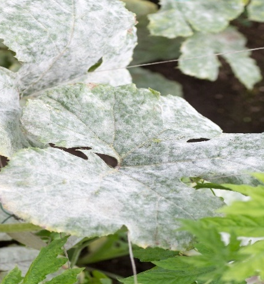
#> input picture Pet_Disease-BE/upload/3.PNG, 264 x 284 px, found by its file name
$ jupyter execute Test.ipynb
#> lines starting #> are read from the running program, lines starting #| are printed output that depends on the picture; after the words box and inside, x2 and y2 are one past the last pixel; in counts of white or black regions, pixels touching at a corner belong together
[cell 1]
import numpy as np
import cv2
import sys

[cell 2]
def ProcessImage(filename,ProcessingFactor):
    OriginalImage = cv2.imread(filename)
    b = OriginalImage[:, :, 0]
    g = OriginalImage[:, :, 1]
    r = OriginalImage[:, :, 2]
    Disease = r - g
    global Alpha
    Alpha = b
    GetAlpha(OriginalImage)
    for i in range(0, OriginalImage.shape[0]):
        for j in range(0, OriginalImage.shape[1]):
            if int(g[i, j]) > ProcessingFactor:
                Disease[i, j] = 255
    DiseasePercentage = DisplayDiseasePercentage(Disease,ProcessingFactor)
    return DiseasePercentage

def CountWhiteDots(filename):
    OriginalImage = cv2.imread(filename)
    blue = OriginalImage[:, :, 0]
    thresh = cv2.threshold(blue,210,255, cv2.THRESH_BINARY)[1]
    cnts = cv2.findContours(thresh, cv2.RETR_EXTERNAL, cv2.CHAIN_APPROX_SIMPLE)
    cnts = cnts[0] if len(cnts) == 2 else cnts[1]
    min_area = 0
    white_dots = []
    for c in cnts:
        area = cv2.contourArea(c)
        if area > min_area:
            cv2.drawContours(OriginalImage, [c], -1, (220, 20, 60), 2)
            white_dots.append(c)

    return len(white_dots)

def CountYellowDots(filename):
    OriginalImage = cv2.imread(filename)
    g = cv2.cvtColor(OriginalImage, cv2.COLOR_BGR2HSV)
    lower_yellow = np.array([25,150,50], dtype="uint8")
    upper_yellow = np.array([35,255,255], dtype="uint8")
    mask = cv2.inRange(OriginalImage, lower_yellow, upper_yellow)
    cnts = cv2.findContours(mask, cv2.RETR_EXTERNAL, cv2.CHAIN_APPROX_SIMPLE)
    cnts = cnts[0] if len(cnts) == 2 else cnts[1]
    yellow_dots = []
    for c in cnts:
        x,y,w,h = cv2.boundingRect(c)
        cv2.rectangle(OriginalImage, (x, y), (x + w, y + h), (36,255,12), 2)
        yellow_dots.append(c)

    return len(yellow_dots)

def GetAlpha(OriginalImage):
    global Alpha
    for i in range(0, OriginalImage.shape[0]):
        for j in range(0, OriginalImage.shape[1]):
            if OriginalImage[i, j, 0] > 200 and OriginalImage[i, j, 1] > 200 and OriginalImage[i, j, 2] > 200:
                Alpha[i, j] = 255
            else:
                Alpha[i, j] = 0


def DisplayDiseasePercentage(Disease,ProcessingFactor):
    Count = 0
    Res = 0
    for i in range(0, Disease.shape[0]):
        for j in range(0, Disease.shape[1]):
            if Alpha[i, j] == 0:
                Res += 1
            if Disease[i, j] < ProcessingFactor:
                Count += 1
    Percent = (Count / Res) * 100
    DiseasePercent =  str(round(Percent, 2))
    return DiseasePercent


def detectionOutput(filename,ProcessingFactor):
    DiseasePercentage = ProcessImage(filename, ProcessingFactor)
#> in ProcessImage, OriginalImage is the input picture: shape (284, 264, 3); mean B, G, R 151.9, 172.9, 165.1
#> in ProcessImage, `b = OriginalImage[:, :, 0]`:
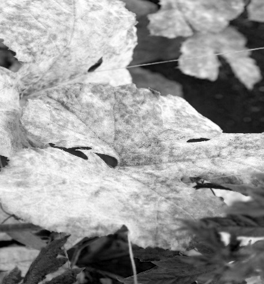
#> b: shape (284, 264); min 0, max 255, mean 151.9
#> in ProcessImage, `g = OriginalImage[:, :, 1]`:
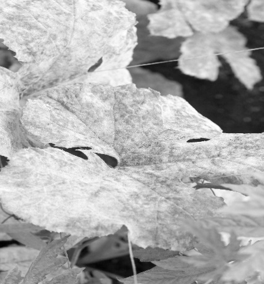
#> g: shape (284, 264); min 1, max 255, mean 172.9
#> in ProcessImage, `r = OriginalImage[:, :, 2]`:
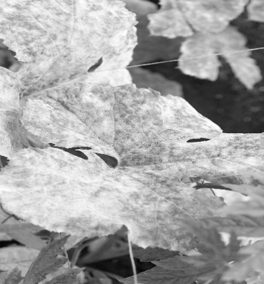
#> r: shape (284, 264); min 1, max 255, mean 165.1
#> after the loop in GetAlpha, `for i in range(0, OriginalImage.shape[0]):`:
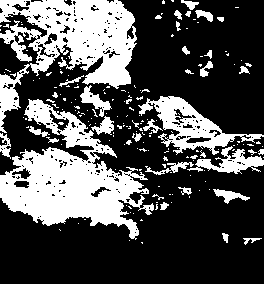
#> Alpha: shape (284, 264); 31.5% white; 185 white regions (149 under 20 px), largest, box (x1, y1, x2, y2) and area: (0, 99, 154, 240) 9266, (0, 0, 137, 133) 8073, (138, 96, 264, 155) 2400
#> in ProcessImage, `GetAlpha(OriginalImage)`:
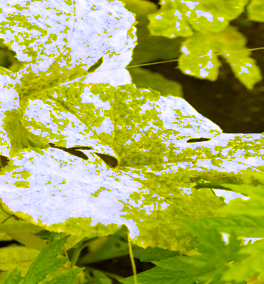
#> OriginalImage: shape (284, 264, 3); mean B, G, R 80.3, 172.9, 165.1
#> after the loop in ProcessImage, `for i in range(0, OriginalImage.shape[0]):`:
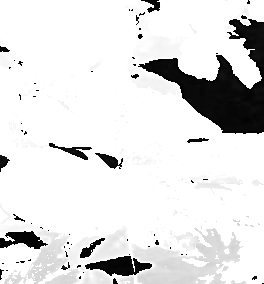
#> Disease: shape (284, 264); min 0, max 255, mean 225.2
#> in ProcessImage, `DiseasePercentage = DisplayDiseasePercentage(Disease,ProcessingFactor)`: DiseasePercentage = '15.76'
#> DiseasePercentage = '15.76'
    WhiteDotsCount = CountWhiteDots(filename)
#> in CountWhiteDots, `thresh = cv2.threshold(blue,210,255, cv2.THRESH_BINARY)[1]`:
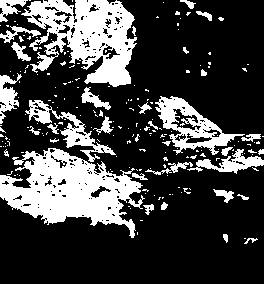
#> thresh: shape (284, 264); 25.9% white; 204 white regions (170 under 20 px)
#> in CountWhiteDots, `cnts = cv2.findContours(thresh, cv2.RETR_EXTERNAL, cv2.CHAIN_APPROX_SI..`: cnts = 201 contours, 177 with area under 20; largest, box (x1, y1, x2, y2) and area: (0, 148, 145, 238) 6695, (21, 0, 137, 87) 5799, (155, 96, 245, 155) 2186, (25, 100, 116, 162) 1079, (187, 149, 264, 174) 610
#> the loop in CountWhiteDots, `for c in cnts:` made 201 passes
#> area on passes 3, 8, 9: 22.5, 45, 28.5
#> after the loop in CountWhiteDots, `for c in cnts:`:
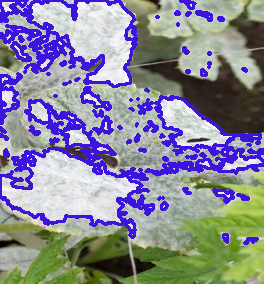
#> OriginalImage: shape (284, 264, 3); 18.39% of pixels changed, all inside (x1, y1, x2, y2) = (0, 0, 264, 245)
#> after the loop in CountWhiteDots, `for c in cnts:`: white_dots = 97 contours, 73 with area under 20; largest, box (x1, y1, x2, y2) and area: (0, 148, 145, 238) 6695, (21, 0, 137, 87) 5799, (155, 96, 245, 155) 2186, (25, 100, 116, 162) 1079, (187, 149, 264, 174) 610
#> WhiteDotsCount = 97
    YellowDotsCount = CountYellowDots(filename)
#> in CountYellowDots, `g = cv2.cvtColor(OriginalImage, cv2.COLOR_BGR2HSV)`: g: shape (284, 264, 3); mean H, S, V 57.1, 46.8, 174.5
#> in CountYellowDots, `mask = cv2.inRange(OriginalImage, lower_yellow, upper_yellow)`:
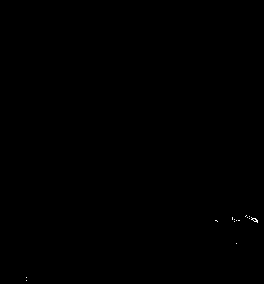
#> mask: shape (284, 264); 0.05% white in thin lines or dots, all inside (x1, y1, x2, y2) = (26, 215, 258, 281)
#> in CountYellowDots, `cnts = cv2.findContours(mask, cv2.RETR_EXTERNAL, cv2.CHAIN_APPROX_SIMP..`: cnts = 14 contours, all with area under 20
#> the loop in CountYellowDots, `for c in cnts:` made 14 passes
#> (x, y, w, h) on passes 1, 2, 3, 4, 6, 8, 9, 10, 11, 13: (26, 280, 1, 1), (26, 277, 1, 1), (236, 243, 1, 1), (234, 221, 1, 1), (236, 220, 1, 1), (234, 219, 1, 1), (249, 218, 1, 1), (251, 217, 7, 6), (247, 217, 1, 1), (249, 216, 1, 1)
#> (c, x, y, w, h) on passes 5, 7, 12, 14: ([[238, 220], [239, 220]], 238, 220, 2, 1), ([[215, 220], [216, 220], [217, 221], [216, 220]], 215, 220, 3, 2), ([[232, 217], [232, 219]], 232, 217, 1, 3), ([[246, 215], [245, 216]], 245, 215, 2, 2)
#> after the loop in CountYellowDots, `for c in cnts:`:
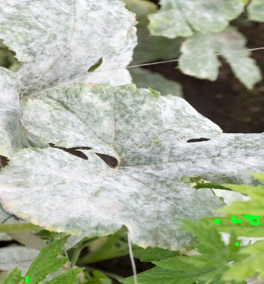
#> OriginalImage: shape (284, 264, 3); 0.29% of pixels changed, all inside (x1, y1, x2, y2) = (25, 214, 260, 283)
#> YellowDotsCount = 14

    return DiseasePercentage, WhiteDotsCount, YellowDotsCount


Alpha = None
ProcessingFactor = 150
filename = "img/3.PNG"

diseasePercentage, whiteDotsCount, yellowDotsCount = detectionOutput(filename, ProcessingFactor)
#> diseasePercentage = '15.76'; whiteDotsCount = 97; yellowDotsCount = 14

print("Disease Percentage:",diseasePercentage )
#| Disease Percentage: 15.76
print("White Dots Count:",whiteDotsCount)
#| White Dots Count: 97
print("Yellow Dots Count:",yellowDotsCount)
#| Yellow Dots Count: 14

$ run again, with Pet_Disease-BE/upload/1.PNG copied over Pet_Disease-BE/upload/3.PNG
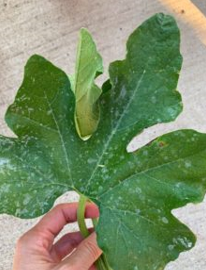
#> input picture Pet_Disease-BE/upload/1.PNG, 206 x 270 px, found by its file name
#> in ProcessImage, OriginalImage is the input picture: shape (270, 206, 3); mean B, G, R 104.7, 142.5, 122.2
#> after the loop in GetAlpha, `for i in range(0, OriginalImage.shape[0]):`:
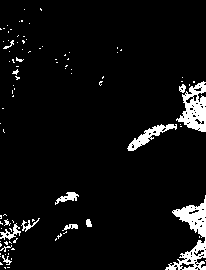
#> Alpha: shape (270, 206); 5.8% white; 95 white regions (80 under 20 px), largest, box (x1, y1, x2, y2) and area: (165, 195, 206, 270) 1118, (176, 81, 206, 132) 833, (127, 124, 177, 151) 400
#> in ProcessImage, `DiseasePercentage = DisplayDiseasePercentage(Disease,ProcessingFactor)`: DiseasePercentage = '6.86'
#> thresh: shape (270, 206); 2.5% white; 89 white regions (75 under 20 px)
#> in CountWhiteDots, `cnts = cv2.findContours(thresh, cv2.RETR_EXTERNAL, cv2.CHAIN_APPROX_SI..`: cnts = 89 contours, 81 with area under 20; largest, box (x1, y1, x2, y2) and area: (173, 196, 206, 236) 435, (128, 135, 150, 151) 117, (143, 125, 164, 138) 56, (193, 101, 206, 116) 53, (188, 124, 206, 131) 52, (61, 192, 78, 201) 42, (194, 240, 206, 250) 26, (181, 250, 195, 263) 26
#> the loop in CountWhiteDots, `for c in cnts:` made 89 passes
#> area on passes 18, 29, 61, 62, 65, 67, 68, 76: 26, 26.5, 435, 42, 117, 56, 52, 53
#> after the loop in CountWhiteDots, `for c in cnts:`:
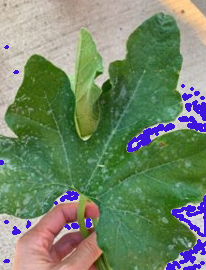
#> OriginalImage: shape (270, 206, 3); 4.25% of pixels changed, all inside (x1, y1, x2, y2) = (0, 45, 206, 270)
#> after the loop in CountWhiteDots, `for c in cnts:`: white_dots = 41 contours, 33 with area under 20; largest, box (x1, y1, x2, y2) and area: (173, 196, 206, 236) 435, (128, 135, 150, 151) 117, (143, 125, 164, 138) 56, (193, 101, 206, 116) 53, (188, 124, 206, 131) 52, (61, 192, 78, 201) 42, (194, 240, 206, 250) 26, (181, 250, 195, 263) 26
#> WhiteDotsCount = 41
#> mask: shape (270, 206); every value is 0
#> in CountYellowDots, `cnts = cv2.findContours(mask, cv2.RETR_EXTERNAL, cv2.CHAIN_APPROX_SIMP..`: cnts = 0 contours
#> in CountYellowDots, `cnts = cnts[0] if len(cnts) == 2 else cnts[1]`: cnts = []
#> YellowDotsCount = 0
#> diseasePercentage = '6.86'; whiteDotsCount = 41; yellowDotsCount = 0
#| Disease Percentage: 6.86
#| White Dots Count: 41
#| Yellow Dots Count: 0
